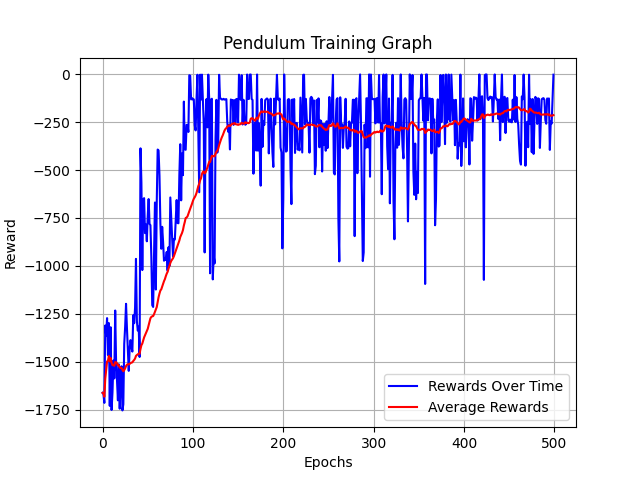

The Python source for this figure:
import torch
from torch import nn, optim
import matplotlib.pyplot as plt
import numpy as np
from collections import deque
import gymnasium as gym
import random
from torch.distributions.normal import Normal

from Architecture import Actor, Critic

env = gym.make("Pendulum-v1")
ACTION_SPACE = env.action_space.shape[0]
OBS_SPACE = env.observation_space.shape[0]

GAMMA = 0.99
TAU = 0.005
ALPHA = 0.01

ACTOR_LR = 1e-4
CRITIC_LR = 1e-3
ALPHA_LR = 1e-5

NUM_EPOCHS = 500
BATCH_SIZE = 256
EXPERIENCE_REPLAY_LENGTH = 10000
TRAINING_START_STEP = 2500

experience_replay = deque([], maxlen = EXPERIENCE_REPLAY_LENGTH)

rewards_over_time = []

mse = nn.MSELoss()

actor = Actor(OBS_SPACE, ACTION_SPACE, [64,64])
actor_optim = optim.Adam(actor.parameters(), ACTOR_LR)
target_actor = Actor(OBS_SPACE, ACTION_SPACE, [64,64])
target_actor.load_state_dict(actor.state_dict())

critic = Critic(OBS_SPACE, ACTION_SPACE, [64,64])
critic_optim = optim.Adam(critic.parameters(),CRITIC_LR)
target_critic = Critic(OBS_SPACE, ACTION_SPACE, [64,64])
target_critic.load_state_dict(critic.state_dict())

alpha = torch.randn((1), requires_grad=True)
alpha_optim = optim.Adam([alpha], ALPHA_LR)

for epoch in range(NUM_EPOCHS):
    state, _ = env.reset()
    state = torch.tensor(state, dtype = torch.float32)

    reward_during_epoch = 0

    while True:
        with torch.no_grad():
            action = actor(state)

            means = action[:ACTION_SPACE]
            stds = torch.exp(action[ACTION_SPACE:])

            distribution = Normal(means, stds)
            action = distribution.sample()

            next_state, reward, terminated, truncated, _ = env.step(np.array(action))

            next_state = torch.tensor(next_state, dtype = torch.float32)
            experience_replay.append((state,action,reward,next_state))
            state = next_state
            reward_during_epoch += reward
        
        if len(experience_replay) >= TRAINING_START_STEP:
            if len(experience_replay) == TRAINING_START_STEP:
                print("TRAINING STARTED")

            random_experience_array = random.sample(experience_replay, BATCH_SIZE)
            state_array, action_array, reward_array, next_state_array = zip(*random_experience_array)

            state_array = torch.stack(state_array)
            action_array = torch.stack(action_array)
            reward_array = torch.tensor(reward_array, dtype = torch.float32)
            next_state_array = torch.stack(next_state_array)
            
            with torch.no_grad():
                best_next_actions = target_actor(next_state_array)
                means = best_next_actions[:,:ACTION_SPACE]
                stds = torch.exp(best_next_actions[:,ACTION_SPACE:])
                distribution = Normal(means, stds)
                best_next_actions = distribution.sample()

                target_values = reward_array.unsqueeze(1) + GAMMA * torch.minimum(*target_critic(next_state_array, best_next_actions))
            predicted_values = critic(state_array, action_array)

            critic_optim.zero_grad()
            critic_loss = mse(target_values, predicted_values[0]) + mse(target_values, predicted_values[1])
            critic_loss.backward()
            critic_optim.step()

            best_actions = actor(state_array)
            distribution = Normal(best_actions[:,:ACTION_SPACE], torch.exp(best_actions[:,ACTION_SPACE:]))
            best_actions = distribution.rsample()
            entropy = distribution.entropy()

            alpha_optim.zero_grad()
            alpha_loss = (-alpha * (distribution.log_prob(best_actions).sum(dim = -1).detach() + ALPHA)).mean()
            alpha_loss.backward()
            alpha_optim.step()

            actor_optim.zero_grad()
            actor_loss = (-torch.minimum(*critic(state_array, best_actions)) + alpha * entropy).mean()
            actor_loss.backward()
            actor_optim.step()

            for params, target_params in zip(actor.parameters(), target_actor.parameters()):
                target_params.data.copy_(TAU * params.data + (1 - TAU) * target_params.data)
            for params, target_params in zip(critic.parameters(), target_critic.parameters()):
                target_params.data.copy_(TAU * params.data + (1 - TAU) * target_params.data)

        if terminated or truncated:
            break
    
    rewards_over_time.append(reward_during_epoch)

    if epoch % 10 == 0 and epoch != 0:
        print(f"Epoch {epoch} : Current Reward {rewards_over_time[-1]:.2f}, Average Reward (Last 50) {np.mean(rewards_over_time[max(0, epoch-50) : ]):.2f}, Alpha {alpha[0]:.2f}")

torch.save(actor.state_dict(), "Pendulum.pt")

plt.plot(rewards_over_time, color = 'blue', label = "Rewards Over Time")
plt.plot([np.mean(rewards_over_time[max(0, epoch-50) : epoch+1]) for epoch in range(NUM_EPOCHS)], color = 'red', label = "Average Rewards")
plt.title("Pendulum Training Graph")
plt.xlabel("Epochs")
plt.ylabel("Reward")
plt.grid()
plt.legend()
plt.show()
            


